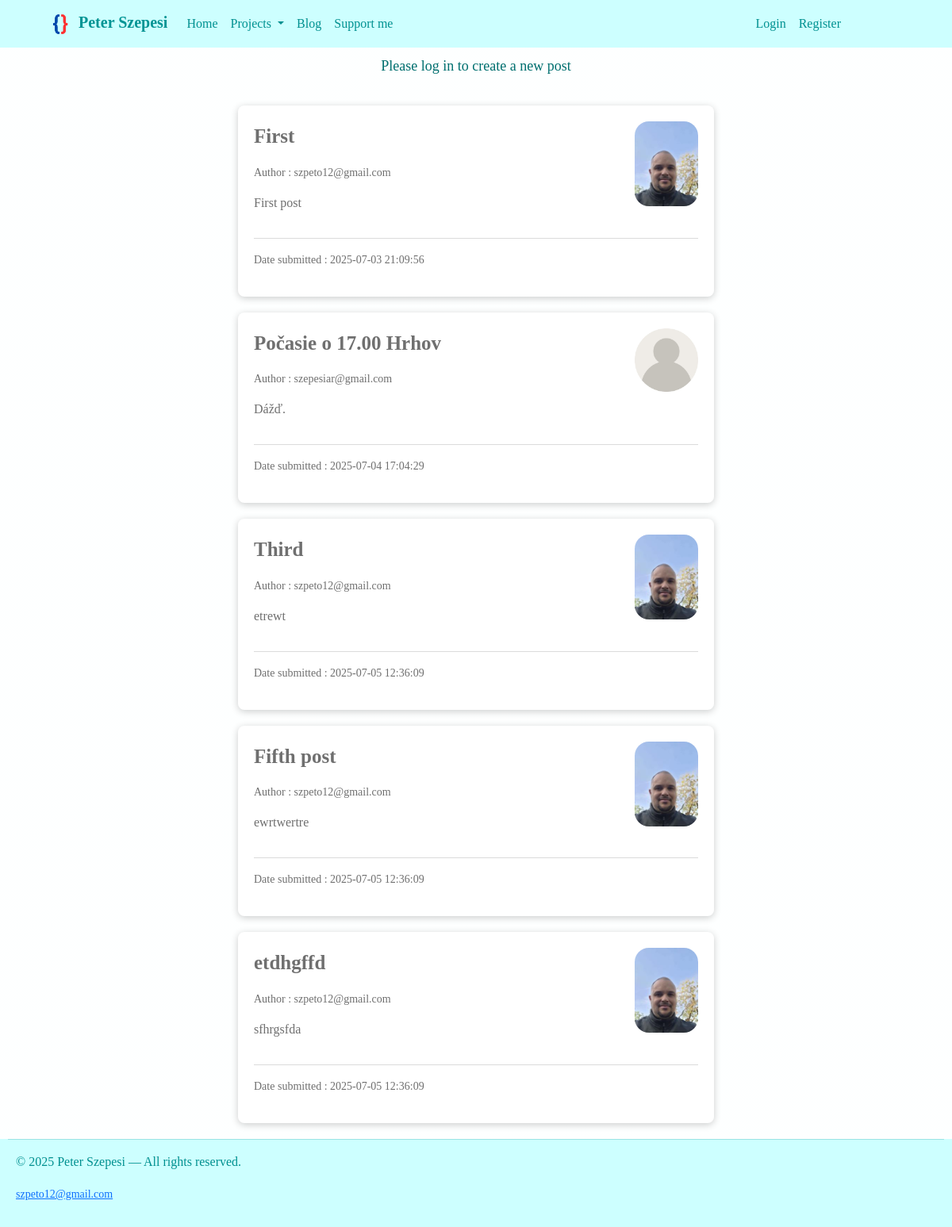
Page /blog on the committed database.
### db_models.py (models this page shows, shortened)
class Post(db.Model):
    id = db.Column(db.Integer, primary_key=True, autoincrement=True)
    date_posted = db.Column(db.String(22), nullable=False,
                            default=datetime.datetime.now().strftime("%Y-%m-%d %H:%M:%S"))
    content = db.Column(db.Text, nullable=False)
    title = db.Column(db.String(100), nullable=False)
    user_id = db.Column(db.Integer, db.ForeignKey("user.id"), nullable=False)

class User(db.Model, UserMixin):
    id = db.Column(db.Integer, primary_key=True, autoincrement=True)
    email_username = db.Column(db.String(50), nullable=False, unique=True)
    password = db.Column(db.String(60), nullable=False)
    image_file = db.Column(db.String(20), nullable=False, default="Default - user.jpg")
    posts = db.relationship("Post", backref="user", lazy=True)

### routes.py (the view)
@app.route("/blog", methods=["GET", "POST"])
def blog():
    page = request.args.get("page", 1, type=int)
    posts = Post.query.paginate(page=page, per_page=5)
    return render_template("blog.html", title="Blog", posts=posts,
                           current_user=current_user)

### templates/blog.html (shortened to what this page needs)
{% extends "base.html" %}
{% block body %}
    {% if current_user.is_authenticated %}
        <div class="base-container-centered-content">
            <a class="create-post-button" href="{{ url_for('insert_post') }}">Create a new post</a>
        </div>
    {% else %}
        <div class="base-container-centered-content">
            <p>Please log in to create a new post</p>
        </div>
    {% endif %}
    {% if posts %}
        {% for post in posts %}
            <div class="blog-container">
                <div class="base-h-box-blog" data-post="{{ post.user.email_username }}">
                    <div class="base-v-box-blog">
                        <p style="font-weight: bold; font-size: 25px;">{{ post.title }}</p>
                        <p style="font-size: 14px;">Author : {{ post.user.email_username }}</p>
                        <p style="font-weight: 300;">{{ post.content }}</p>
                    </div>
                    <div class="base-v-box-blog-image">
                        <img src="{{ url_for('static', filename='Images/profile_images/' ~ post.user.image_file) }}"
                        width="80" style="border-radius: 18px;">
                    </div>
                </div>
                <hr>
                <p style="font-weight: 200; font-size: 14px;">Date submitted : {{ post.date_posted }}</p>
            </div>
        {% endfor %}
    {% else %}
        <div class="blog-container">
            <p>There are no posts to show</p>
        </div>
    {% endif %}
{% endblock %}

### templates/base.html (shortened to what this page needs)
<!DOCTYPE html>
<html lang="en">
<head>
    <link href="https://cdn.jsdelivr.net/npm/bootstrap@5.3.6/dist/css/bootstrap.min.css"
          rel="stylesheet"
>
    <link rel="stylesheet" href="{{url_for('static', filename = 'Styles/styles.css')}}">
</head>
<body>
  <header>
    <nav class="navbar navbar-expand-lg bg-body-tertiary" data-bs-theme="light">
      <div class="container-fluid">
        <a class="navbar-brand" href="/"><img src="{{ url_for('static', filename='Images/Logo - no background.png') }}"
        width="34">
          Peter Szepesi
        </a>
        <div class="collapse navbar-collapse" id="navbarSupportedContent">
          <ul class="navbar-nav me-auto mb-2 mb-lg-0">
            <li class="nav-item">
              <a class="nav-link active" aria-current="page" href="/">Home</a>
            </li>
            <li class="nav-item dropdown">
              <a class="nav-link dropdown-toggle" href="#" role="button" data-bs-toggle="dropdown" aria-expanded="false">
                Projects
              </a>
            </li>
            <li class="nav-item">
              <a class="nav-link" href="{{ url_for('blog') }}">Blog</a>
            </li>
            <li class="nav-item">
              <a class="nav-link" href="https://www.paypal.me/szpeto" target="_blank">Support me</a>
            </li>
          </ul>
          {% if current_user.is_authenticated %}
            <ul class="navbar-nav ms-auto mb-2 mb-lg-0">
              <li class="nav-item dropdown">
                <a class="nav-link dropdown-toggle" href="#" role="button" data-bs-toggle="dropdown" aria-expanded="false">
                  {{ current_user.email_username }}
                </a>
                <ul class="dropdown-menu">
                  <li><a class="dropdown-item" href="{{ url_for('user') }}">Profile</a></li>
                  <li><a class="dropdown-item" href="{{ url_for('logout') }}">Logout</a></li>
                </ul>
              </li>
            </ul>
          {% else %}
            <ul class="navbar-nav ms-auto mb-2 mb-lg-0">
              <li class="nav-item">
                <a class="nav-link" href="/login">Login</a>
              </li>
              <li class="nav-item">
                <a class="nav-link" href="/register">Register</a>
              </li>
            </ul>
          {% endif %}
        </div>
      </div>
    </nav>
  </header>
  {% block body %}{% endblock %}
  <footer>
    <hr>
    <div class="footer-container">
      <p>© 2025 Peter Szepesi — All rights reserved.</p>
      <small><a href="mailto:szpeto12@gmail.com">szpeto12@gmail.com</a></small>
    </div>
  </footer>
</body>
</html>

### static/Styles/styles.css (style rules this page uses)
*, *::before, *::after { box-sizing: border-box; }
body { background-color: rgb(248, 255, 255); background-image: linear-gradient(rgba(255, 255, 255, 0.8), rgba(255, 255, 255, 0.8)), url(/static/Images/background-image-4.png); background-repeat: no-repeat; background-position-x: center; background-position-y: center; background-attachment: fixed; background-size: cover; font-family: Bahnschrift; color: rgb(111, 111, 111); }
header { position: sticky; top: 0; }
.navbar { background: rgb(205, 255, 255) !important; color: rgb(33, 37, 41) !important; padding: 8px 10% 8px 4% !important; }
.navbar .nav-link { color: rgb(0, 144, 144) !important; }
.navbar-brand { color: rgb(0, 148, 148) !important; font-weight: 600; }
footer { text-align: left; font-family: Bahnschrift; font-weight: 200; color: rgb(0, 144, 144); background: rgb(205, 255, 255) !important; padding: 0px 10px 20px 10px; }
.base-h-box-blog { display: flex; flex-direction: row; }
.base-v-box-blog { display: flex; flex-direction: column; margin-right: 20px; }
.base-v-box-blog-image { display: flex; flex-direction: column; margin: 0px 0px 0px auto; }
.base-container-centered-content { display: flex; flex-direction: column; margin: 10px auto; font-family: Bahnschrift; color: rgb(0, 111, 111); font-size: 18px; padding: 10px auto; align-items: center; justify-content: center; }
.footer-container { margin: 4px 10px 10px 10px; }
.blog-container { display: flex; flex-direction: column; min-width: 150px; max-width: 600px; margin: 20px auto; padding: 20px; border-radius: 8px; background-color: white; color: rgb(111, 111, 111); box-shadow: 0px 2px 10px rgba(0,0,0,0.2); font-family: Bahnschrift; }

### rows in the picture
Post: title "First", user.email_username "szpeto12@gmail.com", content "First post", image_file (picture), date_posted "2025-07-03 21:09:56"
Post: title "Počasie o 17.00 Hrhov", user.email_username "szepesiar@gmail.com", content "Dážď.", image_file (placeholder picture), date_posted "2025-07-04 17:04:29"
Post: title "Third", user.email_username "szpeto12@gmail.com", content "etrewt", image_file (picture), date_posted "2025-07-05 12:36:09"
Post: title "Fifth post", user.email_username "szpeto12@gmail.com", content "ewrtwertre", image_file (picture), date_posted "2025-07-05 12:36:09"
Post: title "etdhgffd", user.email_username "szpeto12@gmail.com", content "sfhrgsfda", image_file (picture), date_posted "2025-07-05 12:36:09"
